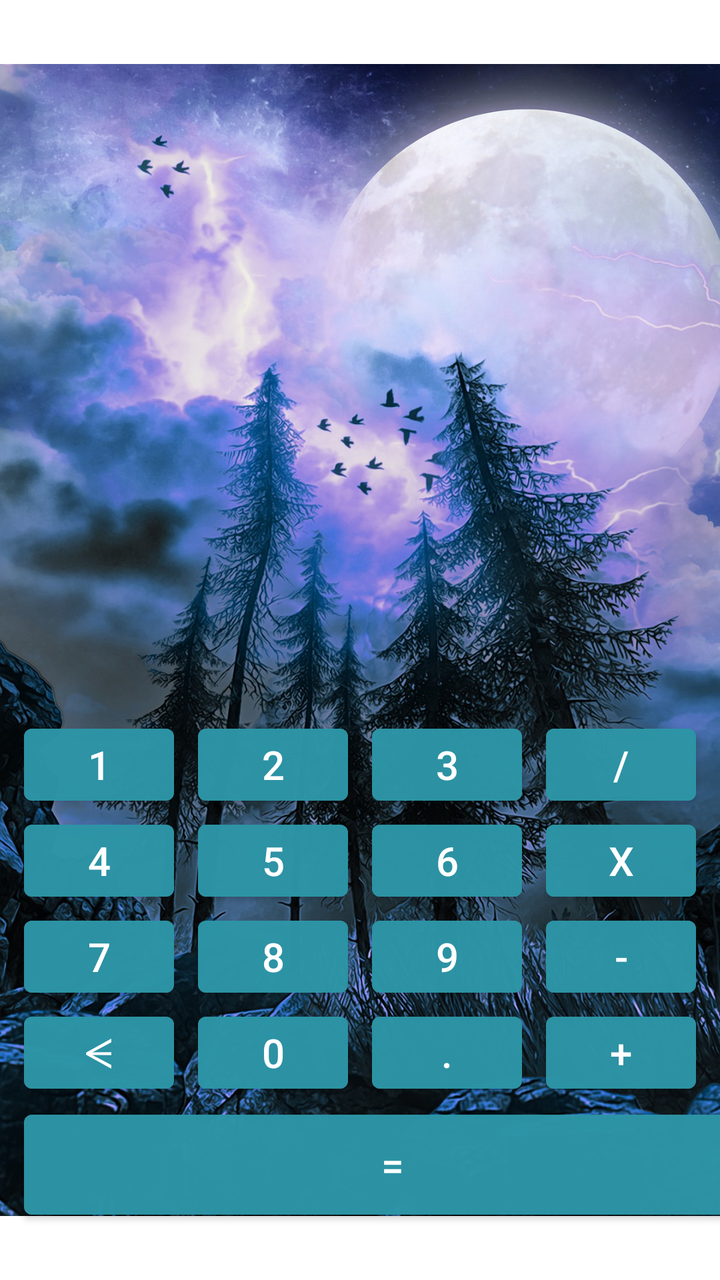
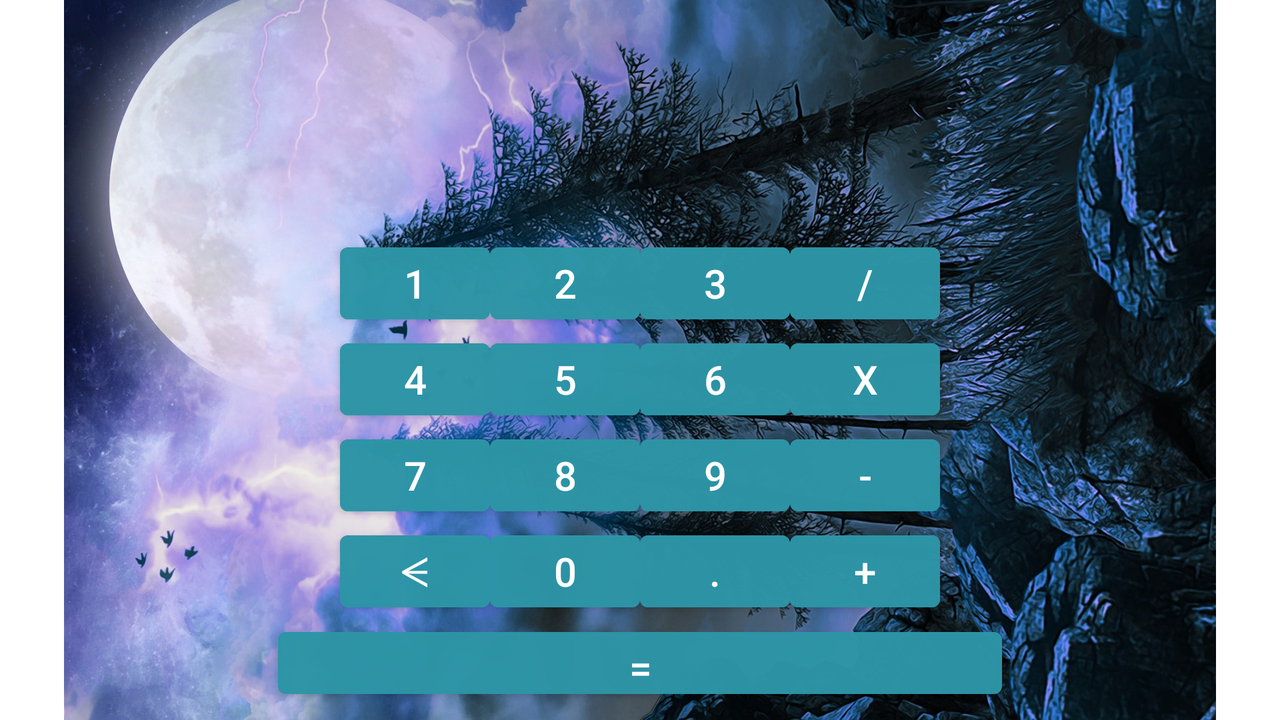

Compare how this app lays out the same screen by default and in its alternative resource folder. The renders come first, then the two layout files and the values they reference.
<!-- AndroidManifest.xml: application theme LightTheme -->
<!-- res/layout/activity_main.xml -->
<?xml version="1.0" encoding="utf-8"?>
<androidx.constraintlayout.widget.ConstraintLayout xmlns:android="http://schemas.android.com/apk/res/android"
    xmlns:app="http://schemas.android.com/apk/res-auto"
    xmlns:tools="http://schemas.android.com/tools"
    android:layout_width="match_parent"
    android:layout_height="match_parent"
    tools:context=".MainActivity">

    <ImageView
        android:id="@+id/imageView"
        android:layout_width="match_parent"
        android:layout_height="match_parent"
        app:srcCompat="@drawable/trees" />


    <com.google.android.material.button.MaterialButton
        android:id="@+id/button_1"
        android:layout_width="@dimen/widthButton"
        android:layout_height="wrap_content"
        android:backgroundTint="@color/blue"
        android:text="@string/_1"
        android:textSize="@dimen/textSize"
        app:layout_constraintBottom_toTopOf="@id/button_4"
        app:layout_constraintEnd_toStartOf="@id/button_2"
        app:layout_constraintStart_toStartOf="parent"
        app:layout_constraintTop_toTopOf="parent"
        app:layout_constraintVertical_bias="0.8"
        app:layout_constraintVertical_chainStyle="packed" />

    <Button
        android:id="@+id/button_4"
        android:layout_width="@dimen/widthButton"
        android:layout_height="wrap_content"
        android:backgroundTint="@color/blue"
        android:text="@string/_4"
        android:textSize="@dimen/textSize"
        app:layout_constraintBottom_toTopOf="@id/button_7"
        app:layout_constraintEnd_toStartOf="@id/button_5"
        app:layout_constraintStart_toStartOf="parent"
        app:layout_constraintTop_toBottomOf="@id/button_1" />

    <Button
        android:id="@+id/button_7"
        android:layout_width="@dimen/widthButton"
        android:layout_height="wrap_content"
        android:backgroundTint="@color/blue"
        android:text="@string/_7"
        android:textSize="@dimen/textSize"
        app:layout_constraintBottom_toTopOf="@id/button_delete"
        app:layout_constraintEnd_toStartOf="@id/button_8"
        app:layout_constraintStart_toStartOf="parent"
        app:layout_constraintTop_toBottomOf="@id/button_4" />

    <Button
        android:id="@+id/button_2"
        android:layout_width="@dimen/widthButton"
        android:layout_height="wrap_content"
        android:backgroundTint="@color/blue"
        android:text="@string/_2"
        android:textSize="@dimen/textSize"
        app:layout_constraintBottom_toTopOf="@id/button_5"
        app:layout_constraintEnd_toStartOf="@id/button_3"
        app:layout_constraintStart_toEndOf="@id/button_1"
        app:layout_constraintTop_toTopOf="parent"
        app:layout_constraintVertical_bias="0.8"
        app:layout_constraintVertical_chainStyle="packed" />

    <Button
        android:id="@+id/button_5"
        android:layout_width="@dimen/widthButton"
        android:layout_height="wrap_content"
        android:backgroundTint="@color/blue"
        android:text="@string/_5"
        android:textSize="@dimen/textSize"
        app:layout_constraintBottom_toTopOf="@id/button_8"
        app:layout_constraintEnd_toStartOf="@id/button_6"
        app:layout_constraintStart_toEndOf="@id/button_4"
        app:layout_constraintTop_toBottomOf="@id/button_2" />

    <Button
        android:id="@+id/button_8"
        android:layout_width="@dimen/widthButton"
        android:layout_height="wrap_content"
        android:backgroundTint="@color/blue"
        android:text="@string/_8"
        android:textSize="@dimen/textSize"
        app:layout_constraintBottom_toTopOf="@id/button_0"
        app:layout_constraintEnd_toStartOf="@id/button_9"
        app:layout_constraintStart_toEndOf="@id/button_7"
        app:layout_constraintTop_toBottomOf="@id/button_5" />

    <Button
        android:id="@+id/button_0"
        android:layout_width="@dimen/widthButton"
        android:layout_height="wrap_content"
        android:backgroundTint="@color/blue"
        android:text="@string/_0"
        android:textSize="@dimen/textSize"
        app:layout_constraintBottom_toBottomOf="parent"
        app:layout_constraintEnd_toStartOf="@id/button_dot"
        app:layout_constraintStart_toEndOf="@id/button_delete"
        app:layout_constraintTop_toBottomOf="@id/button_8" />

    <Button
        android:id="@+id/button_3"
        android:layout_width="@dimen/widthButton"
        android:layout_height="wrap_content"
        android:backgroundTint="@color/blue"
        android:text="@string/_3"
        android:textSize="@dimen/textSize"
        app:layout_constraintBottom_toTopOf="@id/button_6"
        app:layout_constraintEnd_toStartOf="@id/button_divide"
        app:layout_constraintStart_toEndOf="@id/button_2"
        app:layout_constraintTop_toTopOf="parent"
        app:layout_constraintVertical_bias="0.8"
        app:layout_constraintVertical_chainStyle="packed" />

    <Button
        android:id="@+id/button_6"
        android:layout_width="@dimen/widthButton"
        android:layout_height="wrap_content"
        android:backgroundTint="@color/blue"
        android:text="@string/_6"
        android:textSize="@dimen/textSize"
        app:layout_constraintBottom_toTopOf="@id/button_9"
        app:layout_constraintEnd_toStartOf="@id/button_multiply"
        app:layout_constraintStart_toEndOf="@id/button_5"
        app:layout_constraintTop_toBottomOf="@id/button_3" />

    <Button
        android:id="@+id/button_9"
        android:layout_width="@dimen/widthButton"
        android:layout_height="wrap_content"
        android:backgroundTint="@color/blue"
        android:text="@string/_9"
        android:textSize="@dimen/textSize"
        app:layout_constraintBottom_toTopOf="@id/button_dot"
        app:layout_constraintEnd_toStartOf="@id/button_minus"
        app:layout_constraintStart_toEndOf="@id/button_8"
        app:layout_constraintTop_toBottomOf="@id/button_6" />

    <Button
        android:id="@+id/button_delete"
        android:layout_width="@dimen/widthButton"
        android:layout_height="wrap_content"
        android:backgroundTint="@color/blue"
        android:text="@string/delete"
        android:textSize="@dimen/textSize"
        app:layout_constraintBottom_toBottomOf="parent"
        app:layout_constraintEnd_toStartOf="@id/button_0"
        app:layout_constraintStart_toStartOf="parent"
        app:layout_constraintTop_toBottomOf="@id/button_7" />

    <Button
        android:id="@+id/button_plus"
        android:layout_width="@dimen/widthButton"
        android:layout_height="wrap_content"
        android:backgroundTint="@color/blue"
        android:text="@string/plus"
        android:textSize="@dimen/textSize"
        app:layout_constraintBottom_toBottomOf="parent"
        app:layout_constraintEnd_toEndOf="parent"
        app:layout_constraintStart_toEndOf="@+id/button_dot"
        app:layout_constraintTop_toBottomOf="@id/button_minus" />

    <Button
        android:id="@+id/button_equal"
        android:layout_width="368dp"
        android:layout_height="62dp"
        android:backgroundTint="@color/blue"
        android:text="@string/equal"
        android:textSize="@dimen/textSize"
        app:layout_constraintBottom_toBottomOf="parent"
        app:layout_constraintEnd_toEndOf="@+id/button_plus"
        app:layout_constraintHorizontal_bias="0.0"
        app:layout_constraintStart_toStartOf="@+id/button_delete"
        app:layout_constraintTop_toBottomOf="@+id/button_0"
        app:layout_constraintVertical_bias="0.033" />

    <Button
        android:id="@+id/button_minus"
        android:layout_width="@dimen/widthButton"
        android:layout_height="wrap_content"
        android:backgroundTint="@color/blue"
        android:text="@string/minus"
        android:textSize="@dimen/textSize"
        app:layout_constraintBottom_toTopOf="@id/button_plus"
        app:layout_constraintEnd_toEndOf="parent"
        app:layout_constraintStart_toEndOf="@+id/button_9"
        app:layout_constraintTop_toBottomOf="@id/button_multiply" />

    <Button
        android:id="@+id/button_multiply"
        android:layout_width="@dimen/widthButton"
        android:layout_height="wrap_content"
        android:backgroundTint="@color/blue"
        android:text="@string/multiply"
        android:textSize="@dimen/textSize"
        app:layout_constraintBottom_toTopOf="@id/button_minus"
        app:layout_constraintEnd_toEndOf="parent"
        app:layout_constraintStart_toEndOf="@id/button_6"
        app:layout_constraintTop_toBottomOf="@id/button_divide" />

    <Button
        android:id="@+id/button_divide"
        android:layout_width="@dimen/widthButton"
        android:layout_height="wrap_content"
        android:backgroundTint="@color/blue"
        android:text="@string/divide"
        android:textSize="@dimen/textSize"
        app:layout_constraintBottom_toTopOf="@id/button_multiply"
        app:layout_constraintEnd_toEndOf="parent"
        app:layout_constraintStart_toEndOf="@id/button_3"
        app:layout_constraintTop_toTopOf="parent"
        app:layout_constraintVertical_bias="0.8"
        app:layout_constraintVertical_chainStyle="packed" />

    <Button
        android:id="@+id/button_dot"
        android:layout_width="@dimen/widthButton"
        android:layout_height="wrap_content"
        android:backgroundTint="@color/blue"
        android:text="@string/dot"
        android:textSize="@dimen/textSize"
        app:layout_constraintBottom_toBottomOf="parent"
        app:layout_constraintEnd_toStartOf="@id/button_plus"
        app:layout_constraintStart_toEndOf="@id/button_0"
        app:layout_constraintTop_toBottomOf="@id/button_9" />

    <TextView
        android:id="@+id/Numbers"
        android:layout_width="wrap_content"
        android:layout_height="wrap_content"
        android:text=""
        android:textColor="@color/white"
        android:textSize="30sp"
        app:layout_constraintBottom_toBottomOf="parent"
        app:layout_constraintEnd_toEndOf="@+id/imageView"
        app:layout_constraintStart_toStartOf="parent"
        app:layout_constraintTop_toTopOf="@+id/imageView" />


</androidx.constraintlayout.widget.ConstraintLayout>
<!-- resources referenced by this layout -->
<resources>
  <color name="blue">#DA2D95A6</color>
  <color name="white">#FFFFFFFF</color>
  <dimen name="textSize">20sp</dimen>
  <dimen name="widthButton">75dp</dimen>
  <!-- drawable trees: jpg bitmap (drawable, 569816 bytes) -->
  <string name="_0">0</string>
  <string name="_1">1</string>
  <string name="_2">2</string>
  <string name="_3">3</string>
  <string name="_4">4</string>
  <string name="_5">5</string>
  <string name="_6">6</string>
  <string name="_7">7</string>
  <string name="_8">8</string>
  <string name="_9">9</string>
  <string name="delete">ᗕ</string>
  <string name="divide">/</string>
  <string name="dot">.</string>
  <string name="equal">=</string>
  <string name="minus">-</string>
  <string name="multiply">x</string>
  <string name="plus">+</string>
  <style name="LightTheme" parent="Theme.MaterialComponents.DayNight.DarkActionBar">
          
          <item name="colorPrimary">@color/purple_500</item>
          <item name="colorPrimaryVariant">@color/purple_700</item>
          <item name="colorOnPrimary">@color/white</item>
          
          <item name="colorSecondary">@color/teal_200</item>
          <item name="colorSecondaryVariant">@color/teal_700</item>
          <item name="colorOnSecondary">@color/white</item>
          
          <item name="android:statusBarColor" tools:targetApi="l">?attr/colorPrimaryVariant</item>
          
      </style>
  <color name="purple_500">#FF6200EE</color>
  <color name="purple_700">#FF3700B3</color>
  <color name="teal_200">#FF03DAC5</color>
  <color name="teal_700">#FF018786</color>
</resources>
<!-- res/layout-land/activity_main.xml (the repository's variant of the layout above) -->
<!-- drawn on the phone turned sideways -->
<?xml version="1.0" encoding="utf-8"?>
<androidx.constraintlayout.widget.ConstraintLayout xmlns:android="http://schemas.android.com/apk/res/android"
    xmlns:app="http://schemas.android.com/apk/res-auto"
    xmlns:tools="http://schemas.android.com/tools"
    android:layout_width="match_parent"
    android:layout_height="match_parent"
    tools:context=".MainActivity">

    <ImageView
        android:id="@+id/imageView2"
        android:layout_width="match_parent"
        android:layout_height="match_parent"
        app:srcCompat="@drawable/treesland"
        />


    <Button
        android:id="@+id/button_1"
        android:layout_width="@dimen/widthButton"
        android:layout_height="wrap_content"
        android:backgroundTint="@color/blue"
        android:text="@string/_1"
        android:textSize="@dimen/textSize"
        app:layout_constraintBottom_toTopOf="@id/button_4"
        app:layout_constraintEnd_toStartOf="@id/button_2"
        app:layout_constraintStart_toStartOf="parent"
        app:layout_constraintTop_toTopOf="parent"
        app:layout_constraintVertical_bias="0.7"
        app:layout_constraintHorizontal_chainStyle="packed"
        app:layout_constraintVertical_chainStyle="packed"
        />

    <Button
        android:id="@+id/button_4"
        android:layout_width="@dimen/widthButton"
        android:layout_height="wrap_content"
        android:backgroundTint="@color/blue"
        android:text="@string/_4"
        android:textSize="@dimen/textSize"
        app:layout_constraintBottom_toTopOf="@id/button_7"
        app:layout_constraintEnd_toStartOf="@id/button_5"
        app:layout_constraintStart_toStartOf="parent"
        app:layout_constraintTop_toBottomOf="@id/button_1"
        app:layout_constraintHorizontal_chainStyle="packed"/>

    <Button
        android:id="@+id/button_7"
        android:layout_width="@dimen/widthButton"
        android:layout_height="wrap_content"
        android:backgroundTint="@color/blue"
        android:text="@string/_7"
        android:textSize="@dimen/textSize"
        app:layout_constraintBottom_toTopOf="@id/button_delete"
        app:layout_constraintEnd_toStartOf="@id/button_8"
        app:layout_constraintStart_toStartOf="parent"
        app:layout_constraintTop_toBottomOf="@id/button_4"
        app:layout_constraintHorizontal_chainStyle="packed"/>

    <Button
        android:id="@+id/button_2"
        android:layout_width="@dimen/widthButton"
        android:layout_height="wrap_content"
        android:backgroundTint="@color/blue"
        android:text="@string/_2"
        android:textSize="@dimen/textSize"
        app:layout_constraintBottom_toTopOf="@id/button_5"
        app:layout_constraintEnd_toStartOf="@id/button_3"
        app:layout_constraintStart_toEndOf="@id/button_1"
        app:layout_constraintTop_toTopOf="parent"
        app:layout_constraintVertical_bias="0.7"
        app:layout_constraintVertical_chainStyle="packed" />

    <Button
        android:id="@+id/button_5"
        android:layout_width="@dimen/widthButton"
        android:layout_height="wrap_content"
        android:backgroundTint="@color/blue"
        android:text="@string/_5"
        android:textSize="@dimen/textSize"
        app:layout_constraintBottom_toTopOf="@id/button_8"
        app:layout_constraintEnd_toStartOf="@id/button_6"
        app:layout_constraintStart_toEndOf="@id/button_4"
        app:layout_constraintTop_toBottomOf="@id/button_2" />

    <Button
        android:id="@+id/button_8"
        android:layout_width="@dimen/widthButton"
        android:layout_height="wrap_content"
        android:backgroundTint="@color/blue"
        android:text="@string/_8"
        android:textSize="@dimen/textSize"
        app:layout_constraintBottom_toTopOf="@id/button_0"
        app:layout_constraintEnd_toStartOf="@id/button_9"
        app:layout_constraintStart_toEndOf="@id/button_7"
        app:layout_constraintTop_toBottomOf="@id/button_5" />

    <Button
        android:id="@+id/button_0"
        android:layout_width="@dimen/widthButton"
        android:layout_height="wrap_content"
        android:backgroundTint="@color/blue"
        android:text="@string/_0"
        android:textSize="@dimen/textSize"
        app:layout_constraintBottom_toBottomOf="parent"
        app:layout_constraintEnd_toStartOf="@id/button_dot"
        app:layout_constraintStart_toEndOf="@id/button_delete"
        app:layout_constraintTop_toBottomOf="@id/button_8" />

    <Button
        android:id="@+id/button_3"
        android:layout_width="@dimen/widthButton"
        android:layout_height="wrap_content"
        android:backgroundTint="@color/blue"
        android:text="@string/_3"
        android:textSize="@dimen/textSize"
        app:layout_constraintBottom_toTopOf="@id/button_6"
        app:layout_constraintEnd_toStartOf="@id/button_divide"
        app:layout_constraintStart_toEndOf="@id/button_2"
        app:layout_constraintTop_toTopOf="parent"
        app:layout_constraintVertical_bias="0.7"
        app:layout_constraintVertical_chainStyle="packed" />

    <Button
        android:id="@+id/button_6"
        android:layout_width="@dimen/widthButton"
        android:layout_height="wrap_content"
        android:backgroundTint="@color/blue"
        android:text="@string/_6"
        android:textSize="@dimen/textSize"
        app:layout_constraintBottom_toTopOf="@id/button_9"
        app:layout_constraintEnd_toStartOf="@id/button_multiply"
        app:layout_constraintStart_toEndOf="@id/button_5"
        app:layout_constraintTop_toBottomOf="@id/button_3" />

    <Button
        android:id="@+id/button_9"
        android:layout_width="@dimen/widthButton"
        android:layout_height="wrap_content"
        android:backgroundTint="@color/blue"
        android:text="@string/_9"
        android:textSize="@dimen/textSize"
        app:layout_constraintBottom_toTopOf="@id/button_dot"
        app:layout_constraintEnd_toStartOf="@id/button_minus"
        app:layout_constraintStart_toEndOf="@id/button_8"
        app:layout_constraintTop_toBottomOf="@id/button_6" />

    <Button
        android:id="@+id/button_delete"
        android:layout_width="@dimen/widthButton"
        android:layout_height="wrap_content"
        android:backgroundTint="@color/blue"
        android:text="@string/delete"
        android:textSize="@dimen/textSize"
        app:layout_constraintBottom_toBottomOf="parent"
        app:layout_constraintEnd_toStartOf="@id/button_0"
        app:layout_constraintStart_toStartOf="parent"
        app:layout_constraintTop_toBottomOf="@id/button_7"
        app:layout_constraintHorizontal_chainStyle="packed"/>

    <Button
        android:id="@+id/button_plus"
        android:layout_width="@dimen/widthButton"
        android:layout_height="wrap_content"
        android:backgroundTint="@color/blue"
        android:text="@string/plus"
        android:textSize="@dimen/textSize"
        app:layout_constraintBottom_toBottomOf="parent"
        app:layout_constraintEnd_toEndOf="parent"
        app:layout_constraintStart_toEndOf="@+id/button_dot"
        app:layout_constraintTop_toBottomOf="@id/button_minus" />

    <Button
        android:id="@+id/button_equal"
        android:layout_width="362dp"
        android:layout_height="43dp"
        android:backgroundTint="@color/blue"
        android:text="@string/equal"
        android:textSize="@dimen/textSize"
        app:layout_constraintBottom_toBottomOf="parent"
        app:layout_constraintEnd_toEndOf="parent"
        app:layout_constraintHorizontal_bias="0.5"
        app:layout_constraintStart_toStartOf="parent"
        app:layout_constraintTop_toBottomOf="@+id/button_0"
        app:layout_constraintVertical_bias="0.033" />

    <Button
        android:id="@+id/button_minus"
        android:layout_width="@dimen/widthButton"
        android:layout_height="wrap_content"
        android:backgroundTint="@color/blue"
        android:text="@string/minus"
        android:textSize="@dimen/textSize"
        app:layout_constraintBottom_toTopOf="@id/button_plus"
        app:layout_constraintEnd_toEndOf="parent"
        app:layout_constraintStart_toEndOf="@+id/button_9"
        app:layout_constraintTop_toBottomOf="@id/button_multiply" />

    <Button
        android:id="@+id/button_multiply"
        android:layout_width="@dimen/widthButton"
        android:layout_height="wrap_content"
        android:backgroundTint="@color/blue"
        android:text="@string/multiply"
        android:textSize="@dimen/textSize"
        app:layout_constraintBottom_toTopOf="@id/button_minus"
        app:layout_constraintEnd_toEndOf="parent"
        app:layout_constraintStart_toEndOf="@id/button_6"
        app:layout_constraintTop_toBottomOf="@id/button_divide" />

    <Button
        android:id="@+id/button_divide"
        android:layout_width="@dimen/widthButton"
        android:layout_height="wrap_content"
        android:backgroundTint="@color/blue"
        android:text="@string/divide"
        android:textSize="@dimen/textSize"
        app:layout_constraintBottom_toTopOf="@id/button_multiply"
        app:layout_constraintEnd_toEndOf="parent"
        app:layout_constraintStart_toEndOf="@id/button_3"
        app:layout_constraintTop_toTopOf="parent"
        app:layout_constraintVertical_bias="0.7"
        app:layout_constraintVertical_chainStyle="packed" />

    <Button
        android:id="@+id/button_dot"
        android:layout_width="@dimen/widthButton"
        android:layout_height="wrap_content"
        android:backgroundTint="@color/blue"
        android:text="@string/dot"
        android:textSize="@dimen/textSize"
        app:layout_constraintBottom_toBottomOf="parent"
        app:layout_constraintEnd_toStartOf="@id/button_plus"
        app:layout_constraintStart_toEndOf="@id/button_0"
        app:layout_constraintTop_toBottomOf="@id/button_9" />

    <TextView
        android:id="@+id/Numbers"
        android:layout_width="wrap_content"
        android:layout_height="wrap_content"
        android:text=""
        android:textColor="@color/white"
        android:textSize="30sp"
        app:layout_constraintBottom_toTopOf="@+id/button_2"
        app:layout_constraintEnd_toEndOf="@+id/imageView2"
        app:layout_constraintStart_toStartOf="parent"
        app:layout_constraintTop_toTopOf="@+id/imageView2" />


</androidx.constraintlayout.widget.ConstraintLayout>
<!-- resources referenced by the variant -->
<!-- as the phone turned sideways resolves them -->
<resources>
  <color name="blue">#DA2D95A6</color>
  <color name="white">#FFFFFFFF</color>
  <!-- from res/values-land/ -->
  <dimen name="textSize">20sp</dimen>
  <!-- from res/values-land/ -->
  <dimen name="widthButton">75dp</dimen>
  <!-- drawable treesland: jpg bitmap (drawable, 560787 bytes) -->
  <string name="_0">0</string>
  <string name="_1">1</string>
  <string name="_2">2</string>
  <string name="_3">3</string>
  <string name="_4">4</string>
  <string name="_5">5</string>
  <string name="_6">6</string>
  <string name="_7">7</string>
  <string name="_8">8</string>
  <string name="_9">9</string>
  <string name="delete">ᗕ</string>
  <string name="divide">/</string>
  <string name="dot">.</string>
  <string name="equal">=</string>
  <string name="minus">-</string>
  <string name="multiply">x</string>
  <string name="plus">+</string>
  <style name="LightTheme" parent="Theme.MaterialComponents.DayNight.DarkActionBar">
          
          <item name="colorPrimary">@color/purple_500</item>
          <item name="colorPrimaryVariant">@color/purple_700</item>
          <item name="colorOnPrimary">@color/white</item>
          
          <item name="colorSecondary">@color/teal_200</item>
          <item name="colorSecondaryVariant">@color/teal_700</item>
          <item name="colorOnSecondary">@color/white</item>
          
          <item name="android:statusBarColor" tools:targetApi="l">?attr/colorPrimaryVariant</item>
          
      </style>
  <color name="purple_500">#FF6200EE</color>
  <color name="purple_700">#FF3700B3</color>
  <color name="teal_200">#FF03DAC5</color>
  <color name="teal_700">#FF018786</color>
</resources>
